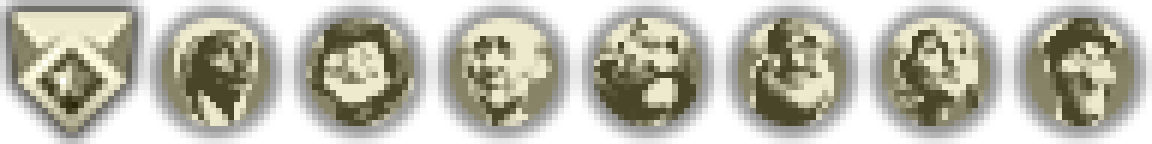
#> input picture skills/civ6-asset-forge/assets/REF_official_promotions24_x6.png, 1152 x 144 px
$ python -i gen_suk_portrait.py   (imports and definitions only)
#> lines starting #> are read from the running program, lines starting #| are printed output that depends on the picture; after the words box and inside, x2 and y2 are one past the last pixel; in counts of white or black regions, pixels touching at a corner belong together
#> further down, picture is the input picture: PIL image 1152x144 RGBA; mean R, G, B, A 72.5, 70.6, 57.6, 138
#!/usr/bin/env python3
# -*- coding: utf-8 -*-
"""gen_suk_portrait.py — Sukritact's Civ Selection Screen 适配素材与接线生成器

## 解决什么问题

**Sukritact's Civ Selection Screen**（工坊 GUID `60092bdd-ce39-4319-aef6-baea505c7c45`）
用自绘的 `UI/AdvancedSetup.{lua,xml}` 整屏替换原版领袖选择界面，并改为**纯 2D 选人**：
它在选人时读 `Players` 表的 `Portrait` / `PortraitBackground` 两列，交给
`LeaderImage` / `LeaderBG` 两个控件显示（比例运行时由 `DummyImage` 实测，故尺寸可自由）。

原版环境（FrontEnd 选人）的 `Portrait` 通常留空（引擎回退到 `LEADER_<X>_NEUTRAL`）、
`PortraitBackground` 指向**原版领袖的** `LEADER_<X>_BACKGROUND`（1920×960 横版）；
而 mod 自建的竖版背景（如本工程 `PORTRAIT_<KEY>_BACKGROUND`，328×935）是**工程侧选择**，
**不是官方口径**（`328×935` 是 `LeaderBG` 控件尺寸，非官方贴图尺寸）。
无论哪种，在 Suk 的宽屏 2D 界面下尺寸/构图都不合用，因此需要一套**专供 Suk 的 2D 素材**，
并在 `Criteria = Suk_Portrait` 下改写 `Players`（未启用 Suk 时行为完全不变）。

本脚本按兄弟工程（工程 A / 工程 D / 工程 B/C）已实证的约定产出：
`SUK_UI_*` 命名空间贴图 + `UPDATE Players` + XLP 条目 + `.civ6proj` 接线，**幂等**。

## 素材工艺（实测自兄弟工程既有产物，可确定性复现）

- **立绘**：源立绘（正方形源保持原尺寸）→ 峰值列对齐画布宽 `--peak-frac` 处（默认 0.70），
  越界像素允许裁切，下边缘不留空。与原版 `LEADER_*_NEUTRAL` 约定一致
  （实测原版 44 张：高固定 1024/1080、下边距恒 0、宽随内容 389~803）。
- **背景**：源 1920×1080 外交背景 → 中心横裁 1440×1080（**纯裁切、零缩放**；
  与兄弟工程产物逐像素相同，meanAbsErr = 0.00）。

## 素材来源（铁律：必须先问用户）

- `--from-existing`（默认）：直接复用工程既有
  `FALLBACK_NEUTRAL_{L}_QYQXP.dds`（立绘）与 `IMG_LEADER_{L}_QYQXP_DIPLOMACY_BACKGROUND.dds`（背景）。
- `--portrait-dir` / `--bg-dir`：改用用户提供的 PNG（文件名需含 LeaderType 或领袖名片段）。
  **用户给素材时必须显式指定**，不要默默用既有素材。

## 用法

    # ① 预演（不写盘）
    python gen_suk_portrait.py --project <工程根> --check

    # ② 落盘（素材 + SQL + XLP + civ6proj 接线）
    python gen_suk_portrait.py --project <工程根> --write

    # ③ 只处理指定领袖
    python gen_suk_portrait.py --project <工程根> --leaders LEADER_X_QYQXP,LEADER_Y_QYQXP --write

    # ④ 用用户素材（目录内 PNG，文件名含领袖名片段即可）
    python gen_suk_portrait.py --project <工程根> --portrait-dir D:/art --bg-dir D:/art --write

    # ⑤ 换一套工程命名（默认值 = 参照工程的 RGN 命名）
    python gen_suk_portrait.py --project <工程根> \
        --sql-name Suk_Portrait_Danjin.sql --action-id DJ_Suk_Portrait \
        --criteria Danjin_Main,Suk_Portrait --write

    # ⑥ 调整立绘水平构图（峰值列对齐画布宽的比例，默认 0.70）
    python gen_suk_portrait.py --project <工程根> --peak-frac 0.6 --write

退出码：0 成功 / 1 参数或结构错误。
"""
import argparse
import os
import re
import struct
import sys

sys.path.insert(0, os.path.dirname(os.path.abspath(__file__)))
from _projwrite import write_project_file, emit_report, finish  # noqa: E402

# 复用 civ6-modding 的 DDS 读写（单一真源，避免重复实现头构造）。
# 解析顺序：本 skill 同级 → ~/.agents/skills → 环境变量 CIV6_SKILLS_ROOT 指定。
_HERE = os.path.dirname(os.path.abspath(__file__))
_CANDS = [
    os.path.join(_HERE, "..", "..", "civ6-modding", "art"),
    os.path.join(os.path.expanduser("~"), ".agents", "skills", "civ6-modding", "art"),
]
if os.environ.get("CIV6_SKILLS_ROOT"):
    _CANDS.insert(0, os.path.join(os.environ["CIV6_SKILLS_ROOT"], "civ6-modding", "art"))
# [5 lines not run here, left out]
try:
    from dds_io import read_dds, dds_header_bytes   # noqa: E402
    from PIL import Image                            # noqa: E402
except ImportError as e:                             # pragma: no cover
    print("需要 Pillow，且需能找到 civ6-modding/art/dds_io.py")
    print("  已尝试：%s" % ", ".join(os.path.abspath(c) for c in _CANDS))
    print("  可用环境变量 CIV6_SKILLS_ROOT 指向 skills 根目录。")
    print("  原始错误：%s" % e)
    raise SystemExit(1)

# [5 lines not run here, left out]

PORTRAIT_H = 1024          # 非外交立绘缩放到此高度；外交立绘（正方形源）保持原尺寸
TARGET_PEAK = 0.7          # 峰值列目标位置（画布宽比例）默认值；用 --peak-frac 按工程覆盖
BODY_COL_FRAC = 0.30       # 主体列判定阈值：列像素 ≥ 峰值列的该比例
BODY_MAX_FRAC = 0.70       # 主体列占画布宽超过该比例时询问用户，不自行裁切
ALPHA_THR = 8
BG_W, BG_H = 1440, 1080    # 兄弟工程实证的 Suk 背景尺寸（4:3）
BG_CROP_X = 240            # 1920→1440 的中心裁切起点
SUK_SUFFIX = "_Suk"        # legacy 命名后缀：**仅用于识别未迁移的旧素材**，不再用于生成
UI_NS = "SUK_UI"           # 独立命名空间前缀。见下表——
# ★ 为什么不再复用 `FALLBACK_NEUTRAL_*_Suk`：
#   `FALLBACK_*` 是**官方 Leader_Fallback 模板的固定命名**（3D 回退，类 `Leader_Fallback`），
#   而 Suk 适配是 **UI 贴图（类 `UserInterface`）**。同前缀不同类别会让
#   `gen_tex.py` 的 is_fallback() 必须额外维护一张例外表，且到处都要解释"为何同前缀"，
#   后人极易把 UI 立绘误当 3D 回退。迁到独立命名空间后该歧义从根上消失。
#   通用规则：第三方界面适配素材走 `<适配对象短名>_UI_<KIND>_<KEY>`，不复用官方模板前缀。
SUK_DIR = os.path.join("Mod_Adaptation", "Suk")
SUK_SQL = "Suk_Portrait_RGN.sql"   # 默认参照工程的 SQL 文件名；其他工程用 --sql-name 指定
ACTION_ID = "RGN_Suk_Portrait"     # 默认参照工程的 action id；其他工程用 --action-id 指定
CRITERIA = ["Suk_Portrait"]        # 判据 id 列表（多个 = 逻辑与）；用 --criteria 覆盖

TEX_TEMPLATE = """<?xml version="1.0" encoding="UTF-8" ?>
<AssetObjects..TextureInstance>
\t<m_ExportSettings>
\t\t<ePixelformat>PF_R8G8B8A8_UNORM</ePixelformat>
\t\t<eFilterType>FT_BOX</eFilterType>
\t\t<bUseMips>false</bUseMips>
\t\t<iNumManualMips>0</iNumManualMips>
\t\t<bCompleteMipChain>true</bCompleteMipChain>
\t\t<fValueClampMin>0.000000</fValueClampMin>
\t\t<fValueClampMax>1.000000</fValueClampMax>
\t\t<fSupportScale>1.000000</fSupportScale>
\t\t<fGammaIn>2.200000</fGammaIn>
\t\t<fGammaOut>2.200000</fGammaOut>
\t\t<iSlabWidth>0</iSlabWidth>
\t\t<iSlabHeight>0</iSlabHeight>
\t\t<iColorKeyX>64</iColorKeyX>
\t\t<iColorKeyY>64</iColorKeyY>
\t\t<iColorKeyZ>64</iColorKeyZ>
\t\t<eExportMode>TEXTURE_2D</eExportMode>
\t\t<bSampleFromTopLayer>false</bSampleFromTopLayer>
\t</m_ExportSettings>
\t<m_CookParams>
\t\t<m_Values/>
\t</m_CookParams>
\t<m_Version>
\t\t<major>1</major>
\t\t<minor>0</minor>
\t\t<build>0</build>
\t\t<revision>0</revision>
\t</m_Version>
\t<m_Height>{h}</m_Height>
\t<m_Width>{w}</m_Width>
\t<m_Depth>1</m_Depth>
\t<m_NumMipMaps>0</m_NumMipMaps>
\t<m_SourceFilePath text="D:\\desktop\\{name}.png"/>
\t<m_SourceObjectName text=""/>
\t<m_ImportedTime>0</m_ImportedTime>
\t<m_ExportedTime>{exported}</m_ExportedTime>
\t<m_ClassName text="UserInterface"/>
\t<m_DataFiles>
\t\t<Element>
\t\t\t<m_ID text="DDS"/>
\t\t\t<m_RelativePath text="{name}.dds"/>
\t\t</Element>
\t</m_DataFiles>
\t<m_Name text="{name}"/>
\t<m_Description text=""/>
\t<m_Tags>
\t\t<Element text="UserInterface"/>
\t</m_Tags>
</AssetObjects..TextureInstance>
"""


# ---------------------------------------------------------------- 工程发现

# [71 lines left out: functions find_project_files, detect_leaders, pick_ui_xlp, not called in this run]


# ---------------------------------------------------------------- 素材处理

def alpha_bbox(img, thr=ALPHA_THR):
    m = img.getchannel("A").point(lambda v: 255 if v > thr else 0)
    return m.getbbox()


def make_portrait(src, peak_frac=TARGET_PEAK):
    """外交立绘（正方形源）保持原尺寸；否则缩放到高 1024。
    峰值列（竖直方向像素最多的一列）对齐画布 peak_frac 处，允许裁切越界像素；
    主体列占画布宽超过 BODY_MAX_FRAC 时询问用户。
    下边缘不留空（源已触底则保留原上下留空）。"""
#> called with peak_frac = 0.7
    if src.size[0] == src.size[1]:
        inter = src
    else:
        inter = src.resize((1024, PORTRAIT_H), Image.LANCZOS)
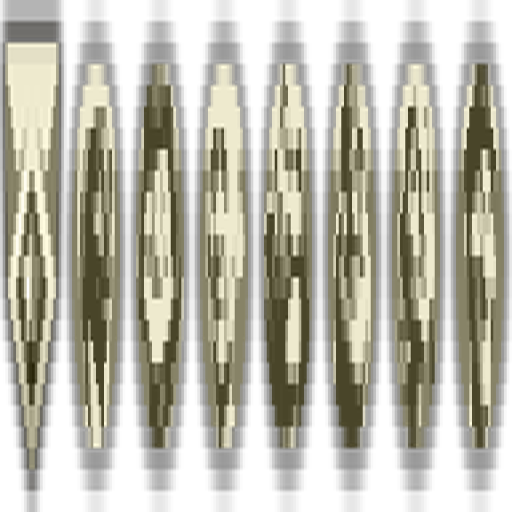
#> inter: PIL image 1024x1024 RGBA (shown at 1/2 size); mean R, G, B, A 72.7, 70.8, 57.7, 138; transparent parts drawn white
    W, H = inter.size
#> W = 1024; H = 1024
    bb = alpha_bbox(inter)
#> in alpha_bbox, `m = img.getchannel("A").point(lambda v: 255 if v > thr else 0)`:
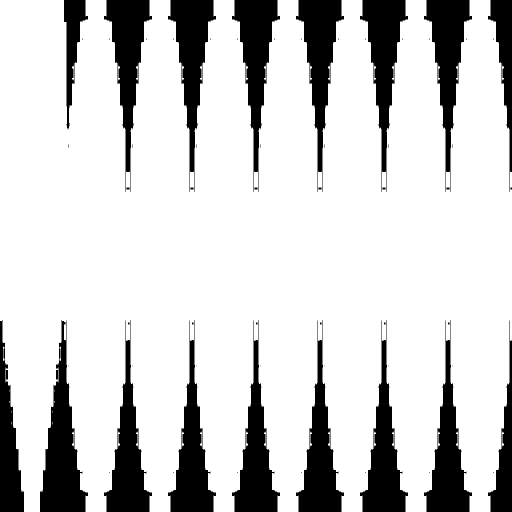
#> m: PIL image 1024x1024 L (shown at 1/2 size); 80.2% white; 67 black regions (42 under 20 px), largest, box (x1, y1, x2, y2) and area: (80, 640, 176, 1024) 16578, (208, 0, 304, 384) 13496, (336, 0, 432, 384) 13496
#> bb = (0, 0, 1024, 1024)
    if bb is None:
        raise ValueError("立绘完全透明，无法定内容宽")
    x0, y0, x1, y1 = bb
#> x0 = 0; y0 = 0; x1 = 1024; y1 = 1024

    mask = inter.getchannel("A").point(lambda v: 255 if v > ALPHA_THR else 0)
    cols = [round(v * H / 255)
            for v in mask.resize((W, 1), Image.BOX).tobytes()]
#> cols = 1024 values, max 1024 at index 48, min 257 at index 251, mean 821.7
    peak = max(cols)
#> peak = 1024
    peak_xs = [i for i, v in enumerate(cols) if v == peak]
#> peak_xs = 256 values from 48 to 975
    peak_x = peak_xs[len(peak_xs) // 2]
#> peak_x = 560
    thr = max(round(peak * BODY_COL_FRAC), 1)
#> thr = 307
    body_xs = [i for i, v in enumerate(cols) if v >= thr]
#> body_xs = 1011 values from 0 to 1023
    body_l, body_r = min(body_xs), max(body_xs)
#> body_l = 0; body_r = 1023
    body_w = body_r - body_l + 1
#> body_w = 1024

    if body_w / W > BODY_MAX_FRAC:
#> (the run stopped early here; a loop or call above may not have finished)
